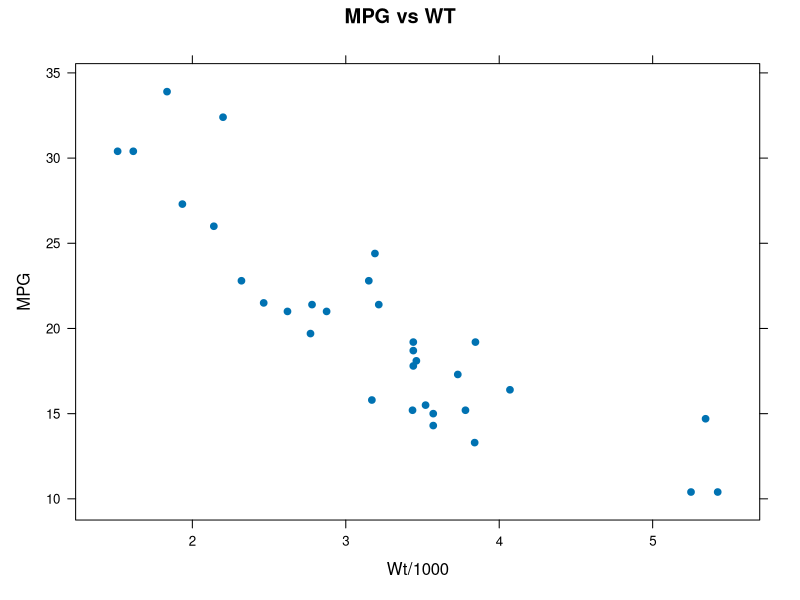
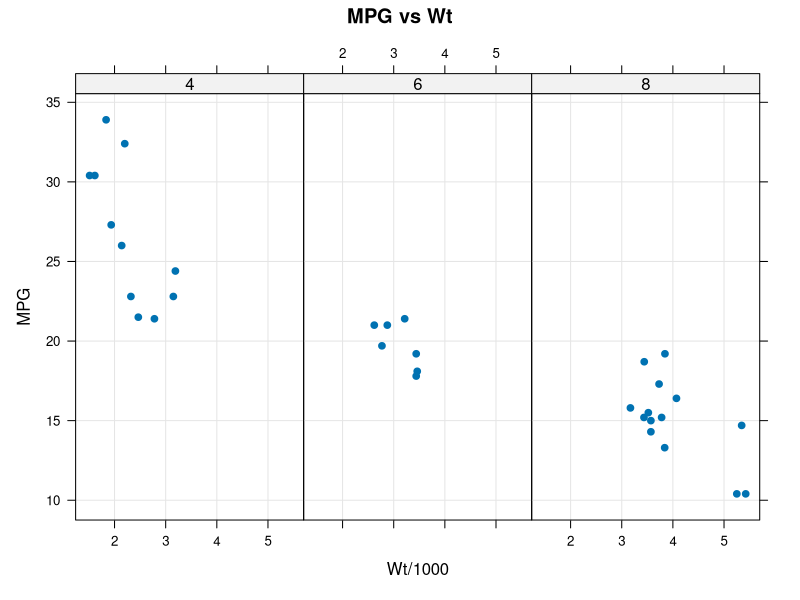
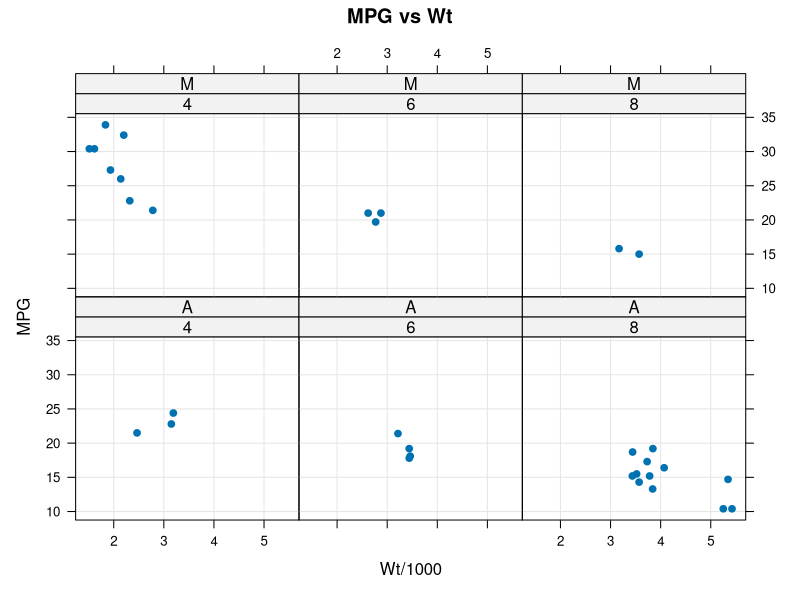
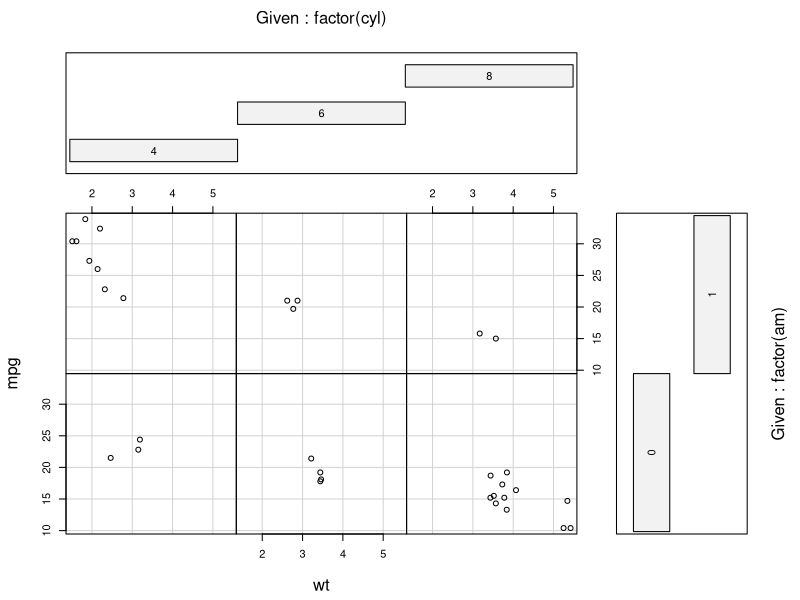
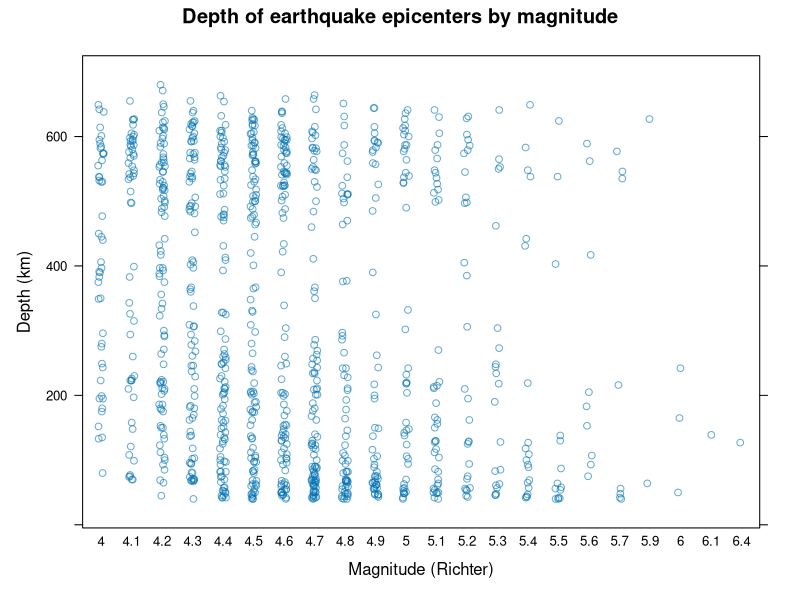
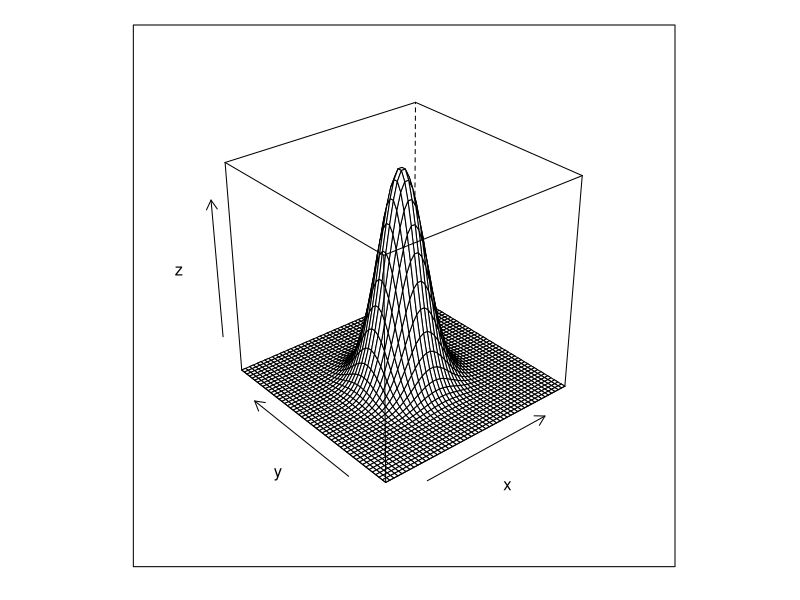

Reproduce these figures in R, in order.
## ---- chunk 1
library(lattice)
## ---- chunk 2
library(lattice)

xyplot(mpg~wt, data=mtcars, pch=19, main="MPG vs WT", xlab="Wt/1000", ylab="MPG")
## ---- chunk 3
xyplot(mpg~wt | factor(cyl), data=mtcars, pch=19, main="MPG vs Wt", xlab="Wt/1000", ylab="MPG", layout=c(3,1), type=c("p", "g"))
## ---- chunk 4
xyplot(mpg~wt | factor(cyl) + factor(am, labels=c("A", "M")), data=mtcars, main="MPG vs Wt", xlab="Wt/1000", ylab="MPG", pch=19, type=c("p", "g"))
## ---- chunk 5
coplot(mpg~wt|factor(cyl)+factor(am),data=mtcars) 
## ---- chunk 6
stripplot(depth ~ factor(mag), data=quakes, jitter.data=TRUE, alpha=0.6, main="Depth of earthquake epicenters by magnitude", xlab="Magnitude (Richter)", ylab="Depth (km)")
## ---- chunk 7
x <- y <- seq(-5, 5, length=50)
xy <- expand.grid(x, y)
z <- (1/(2*pi))*exp(-.5*(xy[,1]^2+xy[,2]^2))
wireframe(z~xy[,1]*xy[,2], xlab="x", ylab="y")
